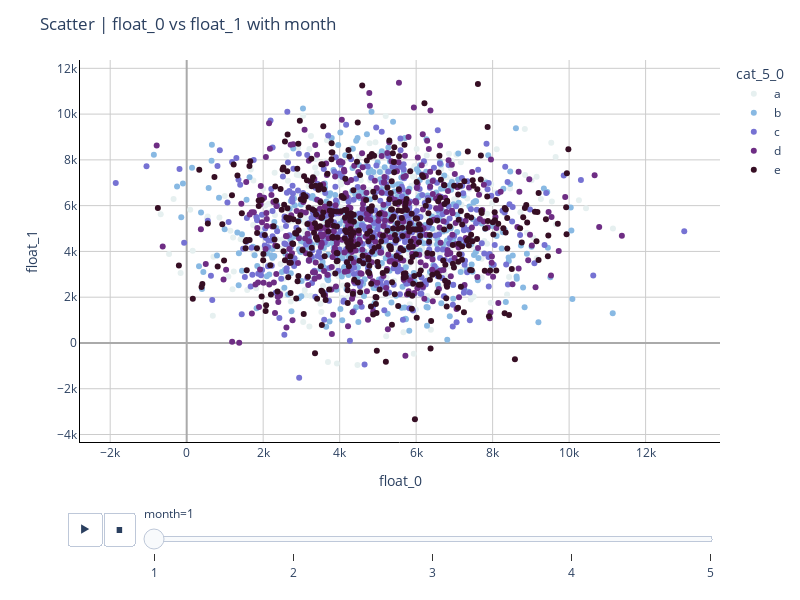

Write notebook code for a chart like this one.
### Code cell
plotlymodex.animated_scatter(
    df,
    x='float_0',
    y='float_1',
    animation_frame='month',
    color='cat_5_0',
    colorscale=plotlymodex.list_colorscale(n=5, colorscale='dense'),
    auto_fit=False
)

### Figure 1 — Plotly figure (JSON) as saved in the notebook; plotly's stock layout.template omitted (floating-point values rounded to 4 significant figures; data arrays with more than 128 entries replaced by an {"elided": "..."} marker saying what was removed)
{"data": [{"hovertemplate": "x: %{x}<br>y: %{y}", "legendgroup": "a", "marker": {"color": "#e6f0f0", "symbol": "circle"}, "mode": "markers", "name": "a", "orientation": "v", "showlegend": true, "type": "scatter", "x": {"elided": "408 float values"}, "xaxis": "x", "y": {"elided": "408 float values"}, "yaxis": "y"}, {"hovertemplate": "x: %{x}<br>y: %{y}", "legendgroup": "b", "marker": {"color": "#88b9e3", "symbol": "circle"}, "mode": "markers", "name": "b", "orientation": "v", "showlegend": true, "type": "scatter", "x": {"elided": "425 float values"}, "xaxis": "x", "y": {"elided": "425 float values"}, "yaxis": "y"}, {"hovertemplate": "x: %{x}<br>y: %{y}", "legendgroup": "c", "marker": {"color": "#7672d3", "symbol": "circle"}, "mode": "markers", "name": "c", "orientation": "v", "showlegend": true, "type": "scatter", "x": {"elided": "420 float values"}, "xaxis": "x", "y": {"elided": "420 float values"}, "yaxis": "y"}, {"hovertemplate": "x: %{x}<br>y: %{y}", "legendgroup": "d", "marker": {"color": "#6e2d84", "symbol": "circle"}, "mode": "markers", "name": "d", "orientation": "v", "showlegend": true, "type": "scatter", "x": {"elided": "383 float values"}, "xaxis": "x", "y": {"elided": "383 float values"}, "yaxis": "y"}, {"hovertemplate": "x: %{x}<br>y: %{y}", "legendgroup": "e", "marker": {"color": "#360e24", "symbol": "circle"}, "mode": "markers", "name": "e", "orientation": "v", "showlegend": true, "type": "scatter", "x": {"elided": "445 float values"}, "xaxis": "x", "y": {"elided": "445 float values"}, "yaxis": "y"}], "layout": {"height": 600, "legend": {"bgcolor": "#ffffff", "bordercolor": "#ffffff", "borderwidth": 1, "orientation": "v", "title": {"text": "cat_5_0"}, "tracegroupgap": 0}, "margin": {"t": 60}, "paper_bgcolor": "white", "plot_bgcolor": "white", "showlegend": true, "sliders": [{"active": 0, "currentvalue": {"prefix": "month="}, "len": 0.9, "pad": {"b": 10, "t": 60}, "steps": [{"args": [["1"], {"frame": {"duration": 0, "redraw": false}, "fromcurrent": true, "mode": "immediate", "transition": {"duration": 0, "easing": "linear"}}], "label": "1", "method": "animate"}, {"args": [["2"], {"frame": {"duration": 0, "redraw": false}, "fromcurrent": true, "mode": "immediate", "transition": {"duration": 0, "easing": "linear"}}], "label": "2", "method": "animate"}, {"args": [["3"], {"frame": {"duration": 0, "redraw": false}, "fromcurrent": true, "mode": "immediate", "transition": {"duration": 0, "easing": "linear"}}], "label": "3", "method": "animate"}, {"args": [["4"], {"frame": {"duration": 0, "redraw": false}, "fromcurrent": true, "mode": "immediate", "transition": {"duration": 0, "easing": "linear"}}], "label": "4", "method": "animate"}, {"args": [["5"], {"frame": {"duration": 0, "redraw": false}, "fromcurrent": true, "mode": "immediate", "transition": {"duration": 0, "easing": "linear"}}], "label": "5", "method": "animate"}], "x": 0.1, "xanchor": "left", "y": 0, "yanchor": "top"}], "title": {"text": "Scatter | float_0 vs float_1 with month"}, "updatemenus": [{"buttons": [{"args": [null, {"frame": {"duration": 500, "redraw": false}, "fromcurrent": true, "mode": "immediate", "transition": {"duration": 500, "easing": "linear"}}], "label": "&#9654;", "method": "animate"}, {"args": [[null], {"frame": {"duration": 0, "redraw": false}, "fromcurrent": true, "mode": "immediate", "transition": {"duration": 0, "easing": "linear"}}], "label": "&#9724;", "method": "animate"}], "direction": "left", "pad": {"r": 10, "t": 70}, "showactive": false, "type": "buttons", "x": 0.1, "xanchor": "right", "y": 0, "yanchor": "top"}], "width": 800, "xaxis": {"anchor": "y", "domain": [0, 1], "gridcolor": "#CCCCCC", "linecolor": "black", "showgrid": true, "title": {"text": "float_0"}, "type": "-", "zerolinecolor": "#AAAAAA"}, "yaxis": {"anchor": "x", "domain": [0, 1], "gridcolor": "#CCCCCC", "linecolor": "black", "showgrid": true, "title": {"text": "float_1"}, "type": "-", "zerolinecolor": "#AAAAAA"}}}
